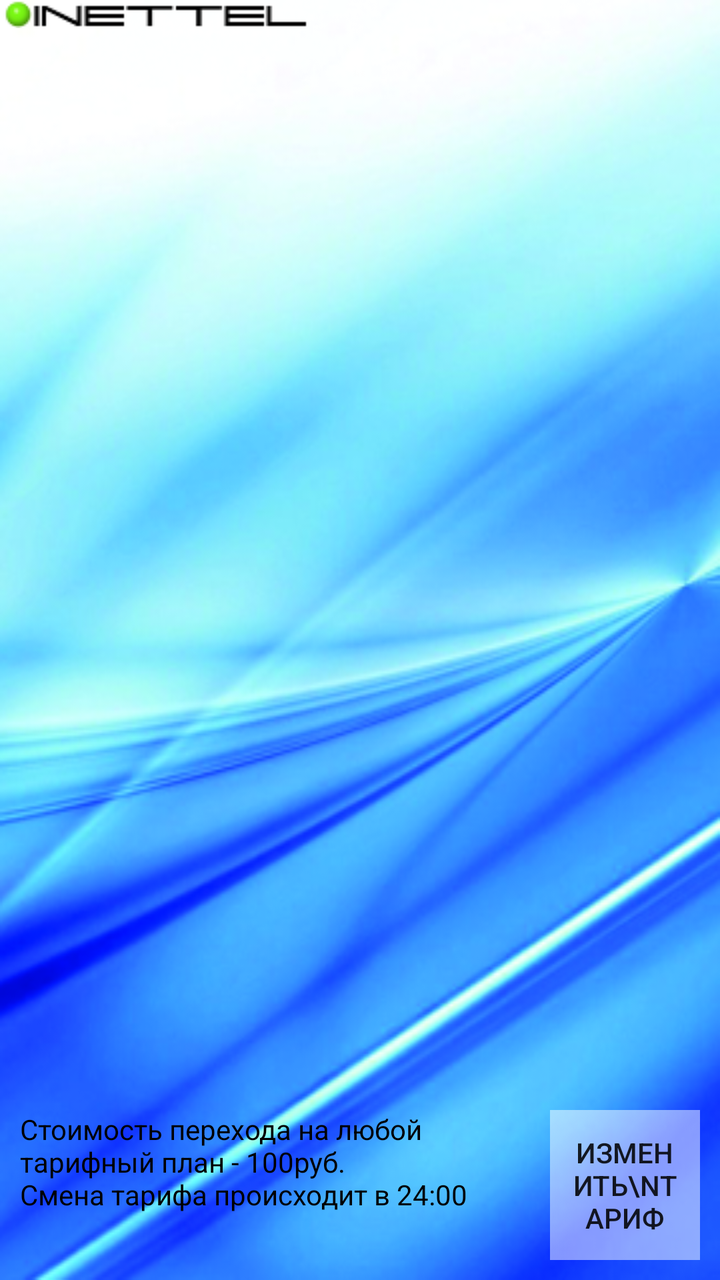
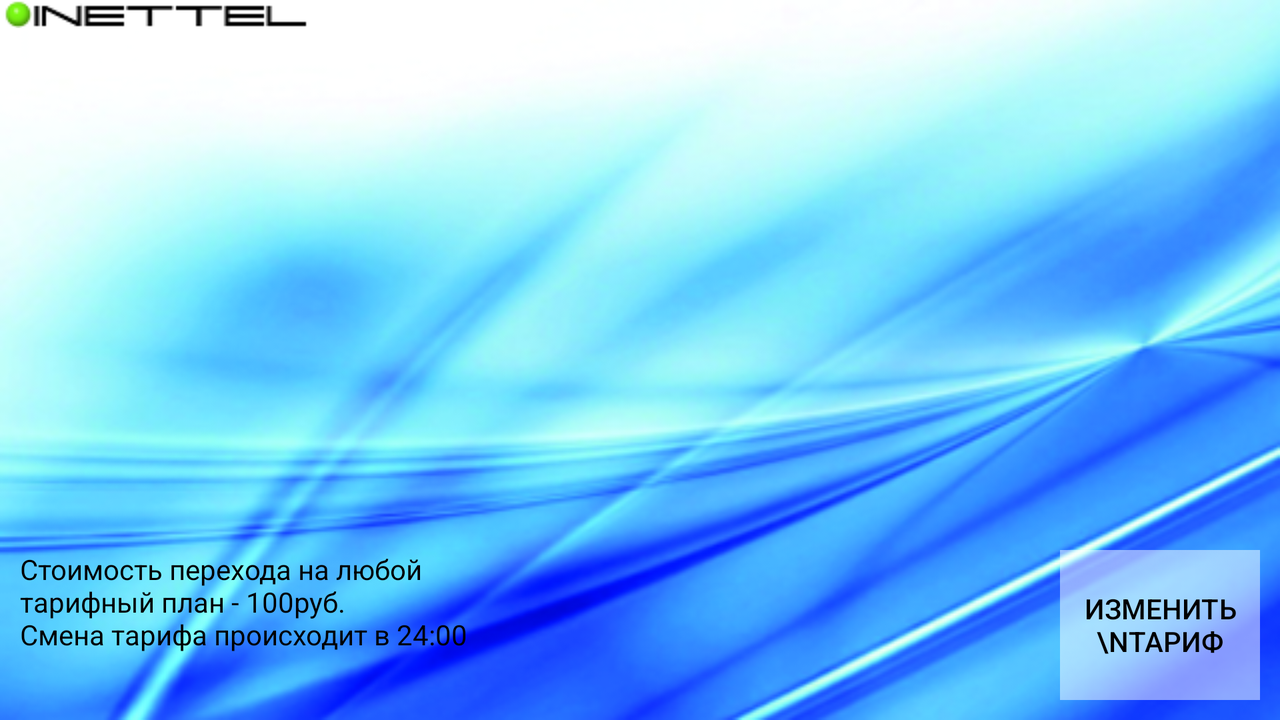

An Android layout and its configuration variant, each rendered on a device that would load it. The default file and the variant file are quoted in full after the pictures.
<!-- AndroidManifest.xml: fallback theme Theme.MaterialComponents.DayNight.NoActionBar -->
<!-- res/layout/tariffs_layout.xml -->
<?xml version="1.0" encoding="utf-8"?>
<RelativeLayout
        android:orientation="vertical"
        android:layout_width="fill_parent"
        android:layout_height="fill_parent"
        xmlns:android="http://schemas.android.com/apk/res/android" android:background="@drawable/backv">

    <ImageView
            android:layout_width="wrap_content"
            android:layout_height="wrap_content"
            android:id="@+id/imageView" android:background="@drawable/inettel_s" android:layout_alignParentLeft="true"
            android:layout_marginLeft="0dp" android:layout_alignParentTop="true" android:layout_marginTop="0dp"/>
    <ListView
            android:layout_width="match_parent"
            android:layout_height="wrap_content"
            android:id="@+id/lvTariffs"
            android:layout_weight="1"
            android:layout_marginLeft="10dp" android:layout_marginRight="10dp"
            android:layout_alignParentLeft="false"
            android:choiceMode="singleChoice" android:layout_marginBottom="5dp" android:layout_centerVertical="true"/>

    <LinearLayout
            android:orientation="horizontal"
            android:layout_width="fill_parent"
            android:layout_height="wrap_content" android:layout_alignParentLeft="false" android:layout_marginLeft="10dp"
            android:layout_alignParentTop="false"
            android:layout_marginRight="10dp" android:layout_alignParentBottom="true"
            android:layout_marginBottom="10dp" android:id="@+id/linearLayout">
        <TextView
                android:layout_width="wrap_content"
                android:layout_height="match_parent"
                android:text="@string/tariff_info"
                android:id="@+id/textView" android:layout_weight="1" style="@style/text2"/>
        <Button
                android:layout_width="75dp"
                android:layout_height="75dp"
                android:id="@+id/btnOk"
                android:onClick="onBtnChangeTariffClick" android:text="Изменить\nтариф"
                android:background="@drawable/button_background"/>
    </LinearLayout>

</RelativeLayout>
<!-- resources referenced by this layout -->
<resources>
  <!-- drawable backv: png bitmap (drawable, 514911 bytes) -->
  <!-- drawable button_background (drawable) -->
  <?xml version="1.0" encoding="utf-8"?>
  <selector xmlns:android="http://schemas.android.com/apk/res/android">
      <item android:drawable="@drawable/button_pressed" android:state_pressed="true" />
      <item android:drawable="@drawable/button" android:state_focused="true" />
      <item android:drawable="@drawable/button" />
  </selector>
  <!-- drawable inettel_s: png bitmap (drawable, 1118 bytes) -->
  <string name="tariff_info">Стоимость перехода на любой\nтарифный план - 100руб.\nСмена тарифа происходит в 24:00</string>
  <style name="text2">
          <item name="android:textSize">14dp</item>
          <item name="android:textColor">#000000</item>
      </style>
  <!-- drawable button_pressed: png bitmap (drawable, 145 bytes) -->
  <!-- drawable button: png bitmap (drawable, 147 bytes) -->
</resources>
<!-- res/layout-land/tariffs_layout.xml (the author's variant of the layout above) -->
<!-- drawn on the phone turned sideways -->
<?xml version="1.0" encoding="utf-8"?>
<RelativeLayout
        android:orientation="vertical"
        android:layout_width="fill_parent"
        android:layout_height="fill_parent"
        xmlns:android="http://schemas.android.com/apk/res/android" android:background="@drawable/backh">

    <ImageView
            android:layout_width="wrap_content"
            android:layout_height="wrap_content"
            android:id="@+id/imageView" android:background="@drawable/inettel_s" android:layout_alignParentLeft="true"
            android:layout_marginLeft="0dp" android:layout_alignParentTop="true" android:layout_marginTop="0dp"/>
    <ListView
            android:layout_width="match_parent"
            android:layout_height="wrap_content"
            android:id="@+id/lvTariffs"
            android:layout_weight="1"
            android:layout_marginLeft="10dp" android:layout_marginRight="10dp"
            android:layout_alignParentLeft="false"
            android:layout_above="@+id/linearLayout" android:layout_below="@+id/imageView"
            android:choiceMode="singleChoice" android:layout_marginBottom="5dp"/>

    <LinearLayout
            android:orientation="horizontal"
            android:layout_width="fill_parent"
            android:layout_height="wrap_content" android:layout_alignParentLeft="false" android:layout_marginLeft="10dp"
            android:layout_alignParentTop="false"
            android:layout_marginRight="10dp" android:layout_alignParentBottom="true"
            android:layout_marginBottom="10dp" android:id="@+id/linearLayout">
        <TextView
                android:layout_width="wrap_content"
                android:layout_height="match_parent"
                android:text="@string/tariff_info"
                android:id="@+id/textView" android:layout_weight="1" style="@style/text2"/>
        <Button
                android:layout_width="100dp"
                android:layout_height="75dp"
                android:id="@+id/btnOk"
                android:onClick="onBtnOkClick" android:text="Изменить\nтариф"
                style="@style/button"/>
    </LinearLayout>

</RelativeLayout>
<!-- resources referenced by the variant -->
<!-- as the phone turned sideways resolves them -->
<resources>
  <!-- drawable backh: png bitmap (drawable, 510078 bytes) -->
  <!-- drawable inettel_s: png bitmap (drawable, 1118 bytes) -->
  <string name="tariff_info">Стоимость перехода на любой\nтарифный план - 100руб.\nСмена тарифа происходит в 24:00</string>
  <style name="button">
          <item name="android:textSize">14dp</item>
          <item name="android:textColor">#000000</item>
          <item name="android:background">@drawable/button_background</item>
      </style>
  <style name="text2">
          <item name="android:textSize">14dp</item>
          <item name="android:textColor">#000000</item>
      </style>
  <!-- drawable button_background (drawable) -->
  <?xml version="1.0" encoding="utf-8"?>
  <selector xmlns:android="http://schemas.android.com/apk/res/android">
      <item android:drawable="@drawable/button_pressed" android:state_pressed="true" />
      <item android:drawable="@drawable/button" android:state_focused="true" />
      <item android:drawable="@drawable/button" />
  </selector>
  <!-- drawable button_pressed: png bitmap (drawable, 145 bytes) -->
  <!-- drawable button: png bitmap (drawable, 147 bytes) -->
</resources>
